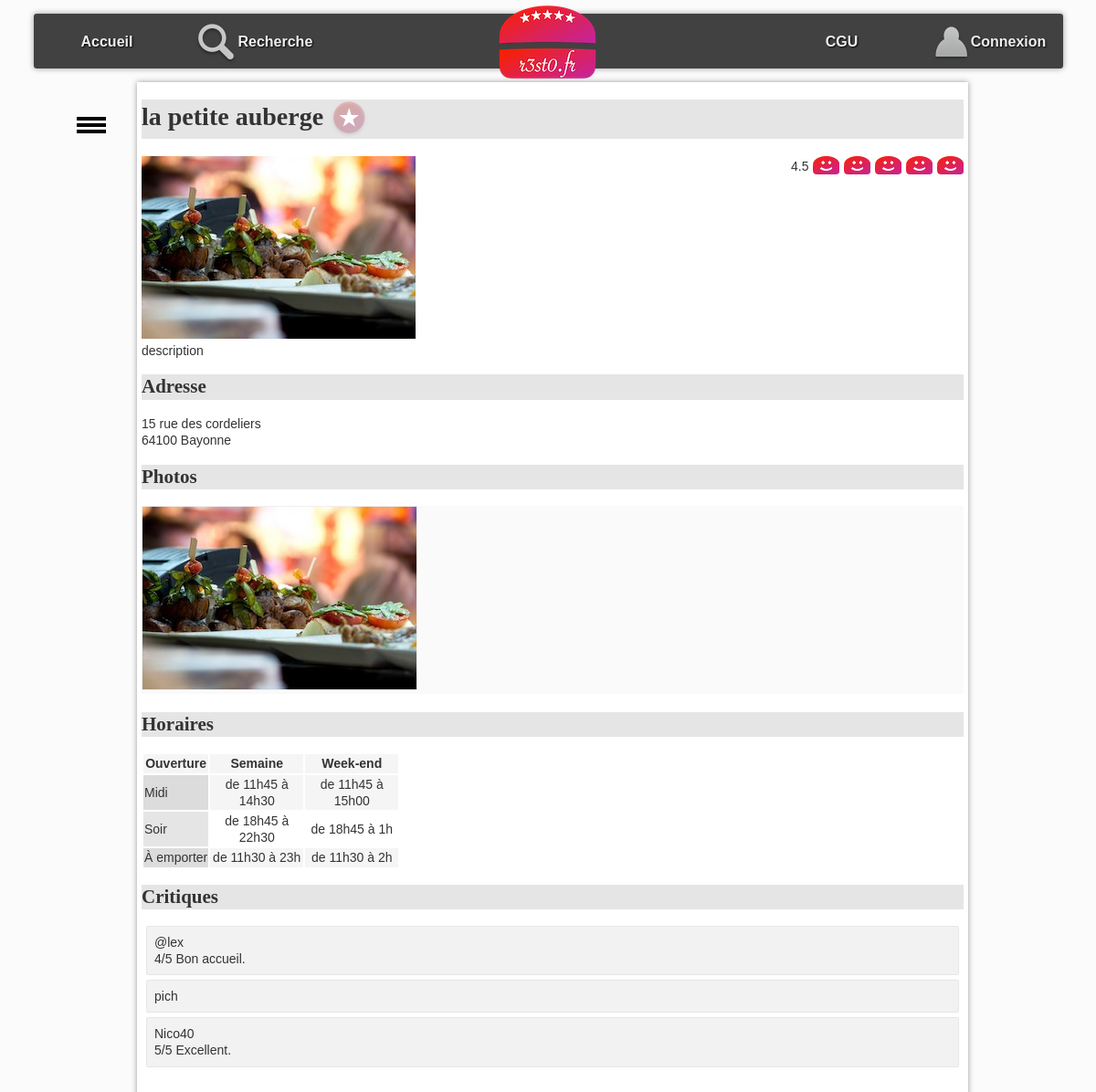
Page /?action=detail&idR=7 on the committed database.
### tables this page shows
CREATE TABLE resto (
  idR bigint(20) NOT NULL,
  nomR varchar(255) DEFAULT NULL,
  numAdrR varchar(20) DEFAULT NULL,
  voieAdrR varchar(255) DEFAULT NULL,
  cpR char(5) DEFAULT NULL,
  villeR varchar(255) DEFAULT NULL,
  latitudeDegR float DEFAULT NULL,
  longitudeDegR float DEFAULT NULL,
  descR text DEFAULT NULL,
  horairesR text DEFAULT NULL
);

CREATE TABLE photo (
  idP bigint(20) NOT NULL,
  cheminP varchar(255) DEFAULT NULL,
  idR bigint(20) DEFAULT NULL
);

CREATE TABLE critiquer (
  idR bigint(20) NOT NULL,
  note int(11) DEFAULT NULL,
  commentaire varchar(4096) DEFAULT NULL,
  idU bigint(20) NOT NULL
);

CREATE TABLE utilisateur (
  idU bigint(20) NOT NULL,
  mailU varchar(150) NOT NULL,
  mdpU varchar(50) DEFAULT NULL,
  pseudoU varchar(50) DEFAULT NULL
);

### index.php (called while the page is built, shortened)
<?php
require_once "getRacine.php";
require_once "$racine/includes/autoload.inc.php";
require_once "$racine/includes/authentification.inc.php";
if (isset($_GET["action"])){
    $action = $_GET["action"];
}
else{
    $action = "defaut";
}
$fichier = controleurPrincipal($action);
try{
    require_once "$racine/controleur/$fichier";
} catch (Throwable $e) {
    ajouterMessage($action." : ".$e->getMessage());
    $titre = "Erreur";
    require_once "$racine/vue/entete.html.php";
    require_once "$racine/vue/pied.html.php";
}

### includes/autoload.inc.php (called while the page is built, shortened)
<?php
function chargeurBaseEspacesDeNoms(string $className) {
    $fileName = __DIR__ . '/../';
    $fileName .= str_replace('\\', DIRECTORY_SEPARATOR, $className) . '.class.php';
}

### modele/dao/Bdd.class.php (called while the page is built, shortened)
<?php
class Bdd {
    private static ?PDO $pdo=null;
    private static $login = "resto_util";
    private static $mdp = "secret";
    private static $bd = "resto2";
    private static $serveur = "localhost";
    private static $pdoOptions = array  (
        PDO::MYSQL_ATTR_INIT_COMMAND => "SET NAMES utf8"
        ,PDO::ATTR_ERRMODE => PDO::ERRMODE_EXCEPTION
                                        );
    public static function connecter() : ?PDO  {
        if (is_null(self::$pdo)) {
                self::$pdo = new PDO("mysql:host=".self::$serveur.";dbname=".self::$bd, self::$login, self::$mdp, self::$pdoOptions);
        }
        return self::$pdo;
    }
    public static function getConnexion() : ?PDO {
        return self::$pdo;
    }
}

### modele/dao/RestoDAO.class.php (called while the page is built, shortened)
<?php
class RestoDAO {
    public static function getOneById(int $id): ?Resto {
        $leResto = null;
        try {
            $requete = "SELECT * FROM resto WHERE idR = :idR";
            $stmt = Bdd::getConnexion()->prepare($requete);
            $stmt->bindParam(':idR', $id, PDO::PARAM_INT);
            $ok = $stmt->execute();
            if ($ok && $stmt->rowCount() > 0) {
                $enreg = $stmt->fetch(PDO::FETCH_ASSOC);
                $leResto = self::enregistrementVersObjet($enreg);
            }
        } catch (PDOException $e) {
            throw new Exception("Erreur dans la méthode " . get_called_class() . "::getOneById : <br/>" . $e->getMessage());
        }
        return $leResto;
    }
    private static function enregistrementVersObjet(array $enreg): Resto {
        $id = $enreg['idR'];
        $leResto = new Resto(
                $enreg['idR'], $enreg['nomR'], $enreg['numAdrR'], $enreg['voieAdrR'], $enreg['cpR'], $enreg['villeR'],
                $enreg['latitudeDegR'], $enreg['longitudeDegR'], $enreg['descR'], $enreg['horairesR']
        );
        $lesCritiques = CritiqueDAO::getAllByResto($id);
        $lesPhotos = PhotoDAO::getAllByResto($id);
        $leResto->setLesPhotos($lesPhotos);
        $leResto->setLesCritiques($lesCritiques);
        return $leResto;
    }
}

### modele/dao/CritiqueDAO.class.php (called while the page is built, shortened)
<?php
class CritiqueDAO {
    public static function getNoteMoyenneByIdR(int $idR): float {
        $retour = -1;
        try {
            $requete = "select avg(note) as moyenne from critiquer where idR=:idR";
            $stmt = Bdd::getConnexion()->prepare($requete);
            $stmt->bindParam(':idR', $idR, PDO::PARAM_INT);
            $ok = $stmt->execute();
            if ($ok && $stmt->rowCount() > 0) {
                $enreg = $stmt->fetch(PDO::FETCH_ASSOC);
                if (!is_null($enreg["moyenne"])){
                    $retour = $enreg["moyenne"];
                }
            }
        } catch (PDOException $e) {
            throw new Exception("Erreur dans la méthode " . get_called_class() . "::getNoteMoyenneByIdR : <br/>" . $e->getMessage());
        }
        return $retour;
    }
    public static function getAllByResto(int $idR): array {
        $lesObjets = array();
        try {
            $requete = "SELECT * FROM critiquer c"
                    . " INNER JOIN utilisateur u ON  c.idU = u.idU "
                    . " WHERE idR = :idR";
            $stmt = Bdd::getConnexion()->prepare($requete);
            $stmt->bindParam(':idR', $idR, PDO::PARAM_INT);
            $ok = $stmt->execute();
            if ($ok) {
                while ($enreg = $stmt->fetch(PDO::FETCH_ASSOC)) {
                    $user = new Utilisateur($enreg['idU'], $enreg['mailU'], $enreg['mdpU'], $enreg['pseudoU']);
                    $lesObjets[] = new Critique($enreg['note'], $enreg['commentaire'], $user);
                }
            }
        } catch (PDOException $e) {
            throw new Exception("Erreur dans la méthode " . get_called_class() . "::getAllByResto : <br/>" . $e->getMessage());
        }
        return $lesObjets;
    }
}

### modele/dao/PhotoDAO.class.php (called while the page is built, shortened)
<?php
class PhotoDAO {
    public static function getAllByResto(int $idR): array {
        $lesObjets = array();
        try {
            $requete = "SELECT * FROM photo WHERE idR = :idR";
            $stmt = Bdd::getConnexion()->prepare($requete);
            $stmt->bindParam(':idR', $idR, PDO::PARAM_INT);
            $ok = $stmt->execute();
            if ($ok) {
                while ($enreg = $stmt->fetch(PDO::FETCH_ASSOC)) {
                    $lesObjets[] = new Photo($enreg['idP'], $enreg['cheminP']);
                }
            }
        } catch (PDOException $e) {
            throw new Exception("Erreur dans la méthode " . get_called_class() . "::getAllByResto : <br/>" . $e->getMessage());
        }
        return $lesObjets;
    }
}

### modele/metier/Resto.class.php (called while the page is built, shortened)
<?php
class Resto {
    private int $idR;
    private ?string $nomR;
    private ?string $numAdr;
    private ?string $voieAdr;
    private ?string $cpR;
    private ?string $villeR;
    private ?string $descR;
    private ?string $horairesR;
    private array $lesPhotos;
    private array $lesCritiques;
    function __construct(int $idR, string $nomR, ?string $numAdr, ?string $voieAdr, ?string $cpR, ?string $villeR, ?float $latitudeDegR, ?float $longitudeDegR, ?string $descR, ?string $horairesR) {
        $this->idR = $idR;
        $this->nomR = $nomR;
        $this->numAdr = $numAdr;
        $this->voieAdr = $voieAdr;
        $this->cpR = $cpR;
        $this->villeR = $villeR;
        $this->descR = $descR;
        $this->horairesR = $horairesR;
        $this->lesCritiques = array();
        $this->lesPhotos = array();
    }
    function getIdR(): int {
        return $this->idR;
    }
    function getNomR(): ?string {
        return $this->nomR;
    }
    function getNumAdr(): ?string {
        return $this->numAdr;
    }
    function getVoieAdr(): ?string {
        return $this->voieAdr;
    }
    function getCpR(): ?string {
        return $this->cpR;
    }
    function getVilleR(): ?string {
        return $this->villeR;
    }
    function getDescR(): ?string {
        return $this->descR;
    }
    function getHorairesR(): ?string {
        return $this->horairesR;
    }
    function getLesPhotos(): array {
        return $this->lesPhotos;
    }
    function getLesCritiques(): array {
        return $this->lesCritiques;
    }
    function setLesPhotos(array $lesPhotos): void {
        $this->lesPhotos = $lesPhotos;
    }
    function setLesCritiques(array $lesCritiques): void {
        $this->lesCritiques = $lesCritiques;
    }
}

### includes/authentification.inc.php (called while the page is built, shortened)
<?php
function getIdULoggedOn(): int {
    if (isLoggedOn()) {
        $ret = intval($_SESSION["idU"]);
    } else {
        $ret = 0;
    }
    return $ret;
}
function isLoggedOn(): bool {
    $ret = false;
    return $ret;
}

### modele/dao/AimerDAO.class.php (called while the page is built, shortened)
<?php
class AimerDAO {
    public static function estAimeById(int $idU, int $idR): bool {
        $retour = false;
        try {
            $requete = "SELECT * FROM aimer WHERE idR=:idR AND idU=:idU";
            $stmt = Bdd::getConnexion()->prepare($requete);
            $stmt->bindParam(':idU', $idU, PDO::PARAM_INT);
            $stmt->bindParam(':idR', $idR, PDO::PARAM_INT);
            $ok = $stmt->execute();
        } catch (PDOException $e) {
            throw new Exception("Erreur dans la méthode " . get_called_class() . "::estAimeByIdU : <br/>" . $e->getMessage());
        }
        return $retour;
    }
}

### modele/metier/Photo.class.php (called while the page is built, shortened)
<?php
class Photo {
    private string $cheminP;
    function __construct(int $idP, string $cheminP) {
        $this->cheminP = $cheminP;
    }
    function getCheminP(): string {
        return $this->cheminP;
    }
}

### modele/metier/Critique.class.php (called while the page is built, shortened)
<?php
class Critique {
    private ?int $note;
     private ?string $commentaire;
     private Utilisateur $leUtilisateur;
     function __construct(?int $note, ?string $commentaire, Utilisateur $unUtil) {
         $this->note = $note;
         $this->commentaire = $commentaire;
         $this->leUtilisateur = $unUtil;
     }
    function getNote(): ?int {
        return $this->note;
    }
    function getCommentaire(): ?string {
        return $this->commentaire;
    }
    function getLeUtilisateur(): Utilisateur {
        return $this->leUtilisateur;
    }
}

### modele/metier/Utilisateur.class.php (called while the page is built, shortened)
<?php
class Utilisateur {
    private ?string $pseudoU;
    function __construct(int $idU, string $mailU, ?string $mdpU, ?string $pseudoU) {
        $this->pseudoU = $pseudoU;
    }
    function getPseudoU(): ?string {
        return $this->pseudoU;
    }
}

### vue/vueDetailResto.php (the view, shortened to what this page needs)
<h1><?= $unResto->getNomR(); ?>
    <?php if ($aimer != false) { ?>
        <a href="./?action=aimer&idR=<?= $unResto->getIdR(); ?>" ><img class="aimer" src="images/aime.png" alt="j'aime ce restaurant"></a>
    <?php } else { ?>
        <a href="./?action=aimer&idR=<?= $unResto->getIdR(); ?>" ><img class="aimer" src="images/aimepas.png" alt="je n'aime pas encore ce restaurant"></a>
    <?php } ?>
</h1>
<span id="note">
    <?php echo $noteMoyNotAround; ?>
    <?php for ($i = 1; $i <= 5; $i++) { ?>
        <a class="aimer" href="./?action=noter&note=<?= $i ?>&idR=<?= $unResto->getIdR(); ?>" >
            <?php if ($i <= $noteMoy) { ?>
                <img class="note" src="images/like.png" alt="">
            <?php } else {
                ?>
                <img class="note" src="images/neutre.png" alt="line neutre">
            <?php } ?>
        </a>
    <?php } ?>
</span>
<p id="principal">
    <?php
    if (count($lesPhotos) > 0) {
        $laPhoto = $lesPhotos[0];
        ?>
        <img src="photos/<?= $laPhoto->getCheminP() ?>" alt="photo du restaurant" />
    <?php } ?>
    <br />
    <?= $unResto->getDescR(); ?>
</p>
<h2 id="adresse">
    Adresse
</h2>
<p>
    <?= $unResto->getNumAdr(); ?>
    <?= $unResto->getVoieAdr(); ?><br />
    <?= $unResto->getCpR(); ?>
    <?= $unResto->getVilleR(); ?>
</p>
<h2 id="photos">
    Photos
</h2>
<ul id="galerie">
    <?php
    foreach ($lesPhotos as $laPhoto) {
        ?>
        <li> <img class="galerie" src="photos/<?= $laPhoto->getCheminP() ?>" alt="" /></li>
        <?php
    }
    ?>
</ul>
<h2 id="horaires">
    Horaires
</h2>
<?= $unResto->getHorairesR(); ?>
<h2 id="crit">Critiques</h2>
<ul id="critiques">
    <?php
    foreach ($critiques as $uneCritique) {
        ?>
        <li>
            <span>
                <?= $uneCritique->getLeUtilisateur()->getPseudoU() ?>
            </span>
            <div>
                <span>
                    <?php
                    if ($uneCritique->getNote()) {
                        ?>
                        <?= $uneCritique->getNote() ?>/5
                        <?php
                    }
                    ?>
                </span>
                <span><?= $uneCritique->getCommentaire() ?> </span>
            </div>
        </li>
    <?php } ?>
</ul>

### css/base.css (style rules this page uses)
:root { --largeurPage: 900px; --largeurMenuCont : 200px; --margeCalc: calc((100% - var(--largeurPage)) / 2); --margeMenuHaut : 15px; --hauteurMenuGene:60px; --coulA1:#5A7694; --coulA2:#D7E5ED; --coulB1:#566459; --coulB2:#90974A; --coulC:#CDBCA0; --fondC:#fcfbfb; --padding_cote:5px; }
body { font-family: Arial; color : #333; font-size : 14px; line-height : 1.3; scroll-behavior: smooth; background-color : var(--fondC); }
a.aimer { text-decoration: none; }

### css/cgu.css (style rules this page uses)
h1,h2,h3,h4 { font-family: Futura; background-color : rgba(0,0,0,0.1); }
td.cell { text-align : center; width : 100px; }
td.label { background-color : rgba(0,0,0,0.1); }
tr:nth-child(odd) { background-color : rgb(245,245,245); }

### css/corps.css (style rules this page uses)
#galerie { margin-top : 0px; margin-bottom : 20px; padding-left : 0px; background-color : rgb(250,250,250); }
#galerie li { display : inline-block; }
img.note { padding-left : 1px; vertical-align : sub; }
img.galerie { border:1px solid rgb(239,239,239); }
#note { float : right; }
img.aimer { vertical-align : middle; }
#critiques { list-style-type : none; padding-left : 0px; }
#critiques>li { border:1px solid rgba(0,0,0,0.05); background-color:rgba(0,0,0,0.05); padding:8px; margin:5px; border-radius: 2px; }

### rows in the picture
resto: nomR "la petite auberge", descR "description", numAdrR "15", voieAdrR "rue des cordeliers", cpR "64100", villeR "Bayonne", horairesR "Ouverture Semaine Week-end Midi de 11h45 à 14h30 de 11h45 à 15h00 Soir de 18h45 à 22h30 de 18h45 à 1h À emporter de 11h30 à 23h de 11h30 à 2h"
photo: cheminP (picture)
critiquer: idU.pseudoU "@lex", note "4", commentaire "Bon accueil."
critiquer: idU.pseudoU "pich"
critiquer: idU.pseudoU "Nico40", note "5", commentaire "Excellent."

### other values in the picture
$noteMoyNotAround "4.5"
